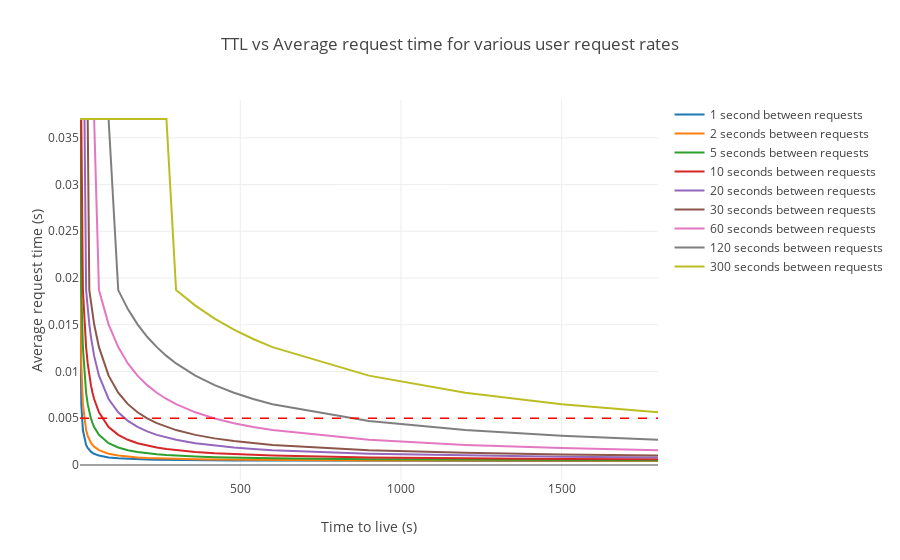

Notebook cell for this chart:
### Markdown cell above
We can then plot the TTL against average request time for each of the different user request rate assumptions. We also plot a horizontal line at 0.005 (5ms), which is the maximum processing time that DynaFed allows without putting a warning in the logs.

### Code cell
d = []
for request_time in request_times:
    graph = plotly.graph_objs.Scatter(
        x = cache_ttl_data.index.get_level_values("TTL"),
        y = cache_ttl_data.xs(request_time, level="Time between requests")["Average cached request cost"],
        name = str(request_time) + " second" + ("s between requests" if request_time != 1 else " between requests")
    )
    d.append(graph)

lines_layout = {
    "title": "TTL vs Average request time for various user request rates",
    "xaxis": {
        "title": "Time to live (s)",
    },
    "yaxis": {
        "title": "Average request time (s)",
    },
    "shapes": [
    {
        "type": 'line',
        "xref": 'paper',
        "x0": 0,
        "y0": target,
        "x1": 1,
        "y1": target,
        "line": {
            "color": 'rgb(255, 0, 0)',
            "width": 1.5,
            "dash":'dash'
        }
    }
    ]
}
lines_fig = {
    'data': d,
    'layout': lines_layout,
}
plotly.offline.iplot(lines_fig)

### Figure 1 — Plotly figure (JSON) as saved in the notebook; plotly's stock layout.template omitted (floating-point values rounded to 4 significant figures; data arrays with more than 128 entries replaced by an {"elided": "..."} marker saying what was removed)
{"data": [{"name": "1 second between requests", "type": "scatter", "x": {"elided": "252 int values"}, "y": [0.01871, 0.006508, 0.003735, 0.002695, 0.00215, 0.001815, 0.001588, 0.001424, 0.0013, 0.001203, 0.001007, 0.0008094, 0.0007096, 0.0006495, 0.0006094, 0.0005806, 0.000559, 0.0005422, 0.0005287, 0.0005085, 0.0004941, 0.0004832, 0.0004748, 0.000468, 0.0004478, 0.0004376, 0.0004315, 0.0004275]}, {"name": "2 seconds between requests", "type": "scatter", "x": {"elided": "252 int values"}, "y": [0.03701, 0.01086, 0.006508, 0.004713, 0.003735, 0.003118, 0.002695, 0.002386, 0.00215, 0.001965, 0.001588, 0.001203, 0.001007, 0.0008887, 0.0008094, 0.0007524, 0.0007096, 0.0006763, 0.0006495, 0.0006094, 0.0005806, 0.000559, 0.0005422, 0.0005287, 0.0004883, 0.000468, 0.0004559, 0.0004478]}, {"name": "5 seconds between requests", "type": "scatter", "x": {"elided": "252 int values"}, "y": [0.03701, 0.01871, 0.01261, 0.009558, 0.007728, 0.006508, 0.005636, 0.004982, 0.004474, 0.004067, 0.003223, 0.002334, 0.001871, 0.001588, 0.001396, 0.001258, 0.001154, 0.001073, 0.001007, 0.0009085, 0.0008377, 0.0007845, 0.0007429, 0.0007096, 0.0006094, 0.000559, 0.0005287, 0.0005085]}, {"name": "10 seconds between requests", "type": "scatter", "x": {"elided": "252 int values"}, "y": [0.03701, 0.03701, 0.01871, 0.01505, 0.01261, 0.01086, 0.009558, 0.008541, 0.007728, 0.007062, 0.005636, 0.004067, 0.003223, 0.002695, 0.002334, 0.002071, 0.001871, 0.001714, 0.001588, 0.001396, 0.001258, 0.001154, 0.001073, 0.001007, 0.0008094, 0.0007096, 0.0006495, 0.0006094]}, {"name": "20 seconds between requests", "type": "scatter", "x": {"elided": "252 int values"}, "y": [0.03701, 0.03701, 0.03701, 0.03701, 0.01871, 0.01667, 0.01505, 0.01372, 0.01261, 0.01167, 0.009558, 0.007062, 0.005636, 0.004713, 0.004067, 0.00359, 0.003223, 0.002931, 0.002695, 0.002334, 0.002071, 0.001871, 0.001714, 0.001588, 0.001203, 0.001007, 0.0008887, 0.0008094]}, {"name": "30 seconds between requests", "type": "scatter", "x": {"elided": "252 int values"}, "y": [0.03701, 0.03701, 0.03701, 0.03701, 0.03701, 0.03701, 0.01871, 0.0173, 0.01609, 0.01505, 0.01261, 0.009558, 0.007728, 0.006508, 0.005636, 0.004982, 0.004474, 0.004067, 0.003735, 0.003223, 0.002847, 0.00256, 0.002334, 0.00215, 0.001588, 0.0013, 0.001125, 0.001007]}, {"name": "60 seconds between requests", "type": "scatter", "x": {"elided": "252 int values"}, "y": [0.03701, 0.03701, 0.03701, 0.03701, 0.03701, 0.03701, 0.03701, 0.03701, 0.03701, 0.03701, 0.01871, 0.01505, 0.01261, 0.01086, 0.009558, 0.008541, 0.007728, 0.007062, 0.006508, 0.005636, 0.004982, 0.004474, 0.004067, 0.003735, 0.002695, 0.00215, 0.001815, 0.001588]}, {"name": "120 seconds between requests", "type": "scatter", "x": {"elided": "252 int values"}, "y": [0.03701, 0.03701, 0.03701, 0.03701, 0.03701, 0.03701, 0.03701, 0.03701, 0.03701, 0.03701, 0.03701, 0.03701, 0.01871, 0.01667, 0.01505, 0.01372, 0.01261, 0.01167, 0.01086, 0.009558, 0.008541, 0.007728, 0.007062, 0.006508, 0.004713, 0.003735, 0.003118, 0.002695]}, {"name": "300 seconds between requests", "type": "scatter", "x": {"elided": "252 int values"}, "y": [0.03701, 0.03701, 0.03701, 0.03701, 0.03701, 0.03701, 0.03701, 0.03701, 0.03701, 0.03701, 0.03701, 0.03701, 0.03701, 0.03701, 0.03701, 0.03701, 0.03701, 0.03701, 0.01871, 0.01704, 0.01566, 0.01448, 0.01348, 0.01261, 0.009558, 0.007728, 0.006508, 0.005636]}], "layout": {"shapes": [{"line": {"color": "rgb(255, 0, 0)", "dash": "dash", "width": 1.5}, "type": "line", "x0": 0, "x1": 1, "xref": "paper", "y0": 0.005, "y1": 0.005}], "title": "TTL vs Average request time for various user request rates", "xaxis": {"title": "Time to live (s)"}, "yaxis": {"title": "Average request time (s)"}}}
